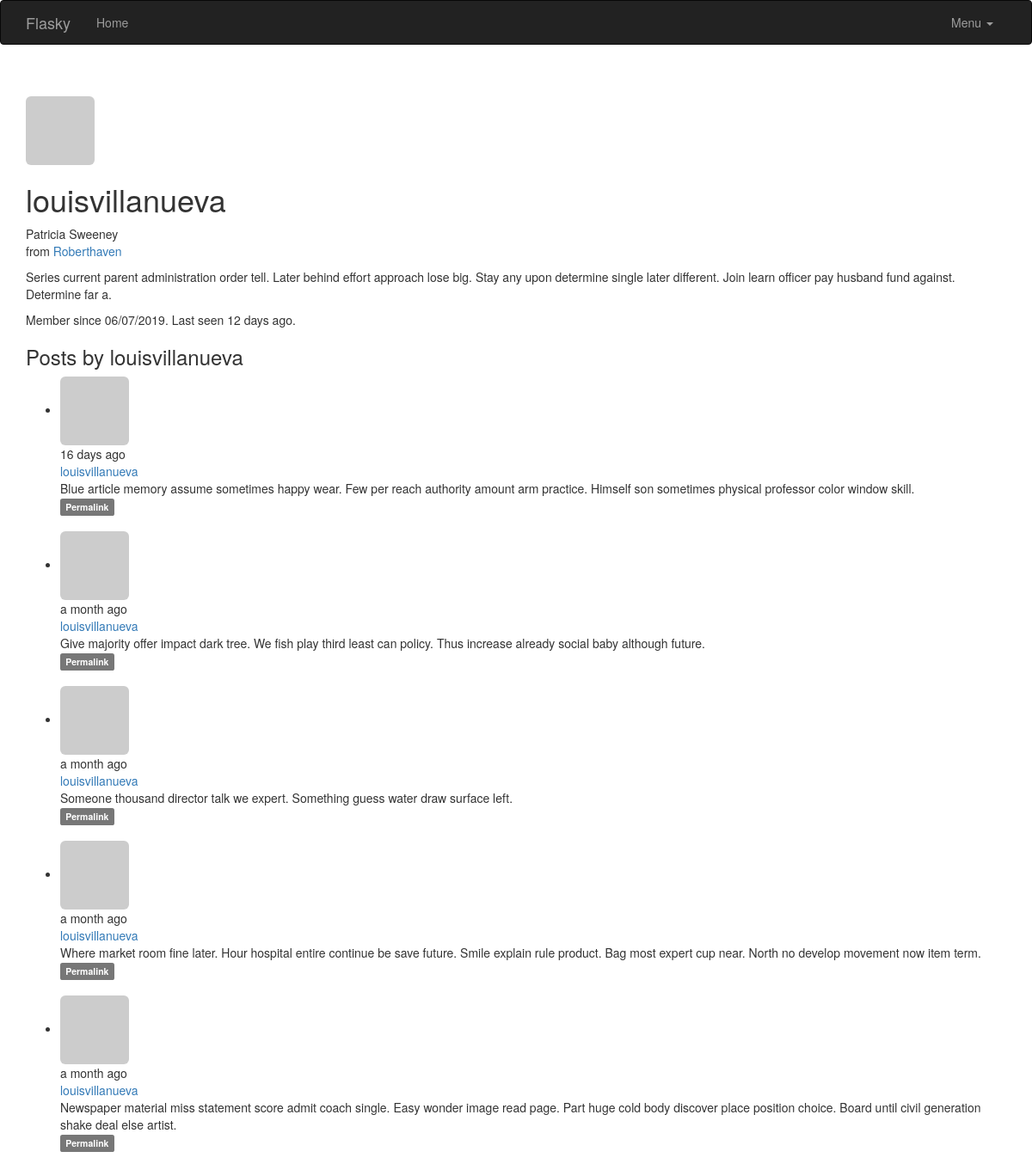
The app's page /user/louisvillanueva with its own data.
### app/models.py (models this page shows, shortened)
class User(UserMixin,db.Model):
    __tablename__ = 'users'
    id = db.Column(db.Integer, primary_key=True)
    email = db.Column(db.String(64),unique=True,index=True)
    username = db.Column(db.String(64), unique=True, index=True)
    password_hash = db.Column(db.String(128))
    role_id = db.Column(db.Integer, db.ForeignKey('roles.id'))
    confirmed = db.Column(db.Boolean,default=False)
    posts = db.relationship('Post',backref='author',lazy='dynamic')
    name = db.Column(db.String(64))
    location = db.Column(db.String(64))
    about_me = db.Column(db.Text())
    member_since = db.Column(db.DateTime(),default=datetime.utcnow)
    last_seen = db.Column(db.DateTime(),default=datetime.utcnow)
    avatar_hash = db.Column(db.String(32))
    @property
    def password(self):
        raise AttributeError('password is not a readable attribute')
    def gravatar(self,size=100,default='identicon',rating='g'):
        if request.is_secure:
            url = 'http://secure.gravatar.com/avatar'
        else:
            url = 'http://www.gravatar.com/avatar'
        hash = self.avatar_hash or self.gravatar_hash()
        return '{url}/{hash}?s={size}&d={default}&r={rating}'.format(url=url,hash=hash,size=size,default=default,rating=rating)

class Post(db.Model):
    __tablename__ = 'posts'
    id = db.Column(db.Integer,primary_key=True)
    body = db.Column(db.Text)
    body_html = db.Column(db.Text)
    timestamp = db.Column(db.DateTime,index=True,default=datetime.utcnow)
    author_id = db.Column(db.Integer,db.ForeignKey('users.id'))

### app/main/views.py (the view)
@main.route('/user/<username>')
def user(username):
    user = User.query.filter_by(username=username).first_or_404()
    if user is None:
        abort(404)
    posts = user.posts.order_by(Post.timestamp.desc()).all()
    return render_template('user.html', user = user,posts=posts)

### app/auth/views.py (called while the page is built)
@auth.before_app_request
def before_request():
    if current_user.is_authenticated:
        current_user.ping()
        if  not current_user.confirmed \
            and request.endpoint\
            and request.blueprint != "auth" \
            and request.endpoint != 'static':
                return redirect(url_for('auth.unconfirmed'))

### app/main/__init__.py (called while the page is built)
@main.app_context_processor
def inject_permissions():
    return dict(Permission=Permission)

### app/models.py (called while the page is built)
    def is_administrator(self):
        return False

### app/templates/user.html (shortened to what this page needs)
{% extends "base.html" %}
{% block page_content %}
<div class="page-header">
    <img class="img-rounded profile-thumbnail" src="{{ user.gravatar(size=256) }}">
    <div class="profile-header">
        <h1>{{ user.username }}</h1>
        {% if user.name or user.location %}
        <p>
            {% if user.name %}{{ user.name }}<br>{% endif %}
            {% if user.location %}
                from <a href="http://maps.google.com/?q={{ user.location }}">{{ user.location }}</a><br>
            {% endif %}
        </p>
        {% endif %}
        {% if user.about_me %}<p>{{ user.about_me }}</p>{% endif %}
        <p>Member since {{ moment(user.member_since).format('L') }}. Last seen {{ moment(user.last_seen).fromNow() }}.</p>
        <h3>Posts by {{ user.username }}</h3>
        {% include '_posts.html' %}
    </div>
</div>
{% endblock %}

### app/templates/_posts.html (shortened to what this page needs)
<ul class="posts">
        {% for post in posts %}
        <li class="post">
            <div class = "profile-thumbnail">
                 <a href="{{url_for('.user',username=post.author.username)}}">
                     <img class="img-rounded profile-thumbnail" src="{{post.author.gravatar(size=40)}}">
                 </a>
            </div>
            <div class="post-content">
                <div class="post-date">{{moment(post.timestamp).fromNow()}}</div>
                <div class="post-author">
                    <a href="{{url_for('.user',username=post.author.username)}}">
                        {{post.author.username}}
                    </a>
                </div>
                <div class="post-body">
                    {% if post.body_html %}
                        {{ post.body_html | safe }}
                    {% else %}
                        {{ post.body }}
                    {% endif %}
                </div>
                <div class="post-footer">
                <a href="{{ url_for('.post', id=post.id) }}">
                    <span class="label label-default">Permalink</span>
                </a>
            </div>
                <br>
            </div>
        </li>
        {% endfor %}
</ul>

### records on screen
User: username "louisvillanueva", name "Patricia Sweeney", location "Roberthaven", about_me "Series current parent administration order tell. Later behind effort approach lose big. Stay any upon determine single later different. Join learn officer pay husband fund against. Determine far a.", member_since "06/07/2019", last_seen "12 days ago"
Post: timestamp "16 days ago", author.username "louisvillanueva", body "Blue article memory assume sometimes happy wear. Few per reach authority amount arm practice. Himself son sometimes physical professor color window skill."
Post: timestamp "a month ago", author.username "louisvillanueva", body "Give majority offer impact dark tree. We fish play third least can policy. Thus increase already social baby although future."
Post: timestamp "a month ago", author.username "louisvillanueva", body "Someone thousand director talk we expert. Something guess water draw surface left."
Post: timestamp "a month ago", author.username "louisvillanueva", body "Where market room fine later. Hour hospital entire continue be save future. Smile explain rule product. Bag most expert cup near. North no develop movement now item term."
Post: timestamp "a month ago", author.username "louisvillanueva", body "Newspaper material miss statement score admit coach single. Easy wonder image read page. Part huge cold body discover place position choice. Board until civil generation shake deal else artist."
